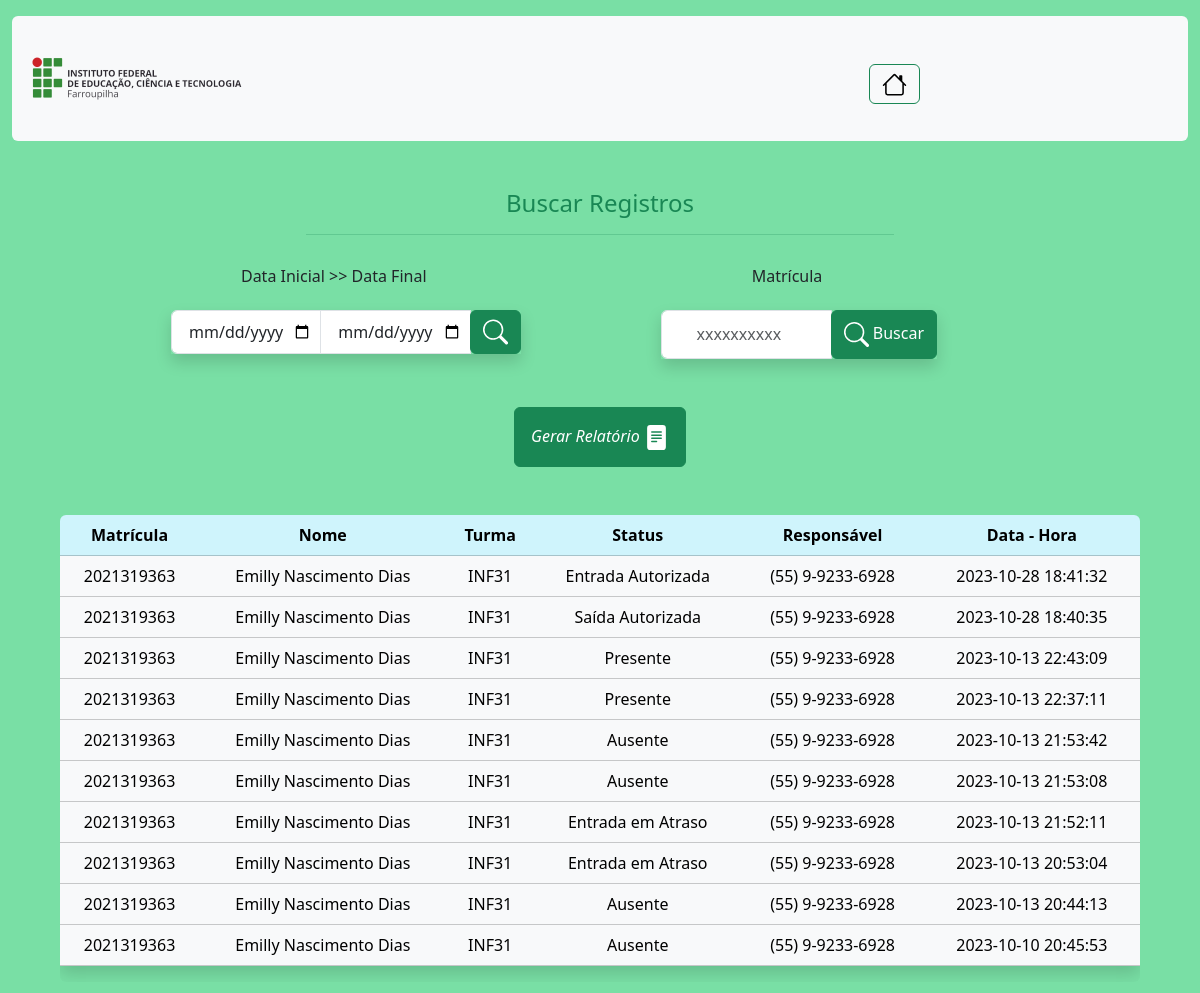
Page /Relatorio/gerar_relatorio.php?filtro=2021319363 (signed in) on the earlier database version.
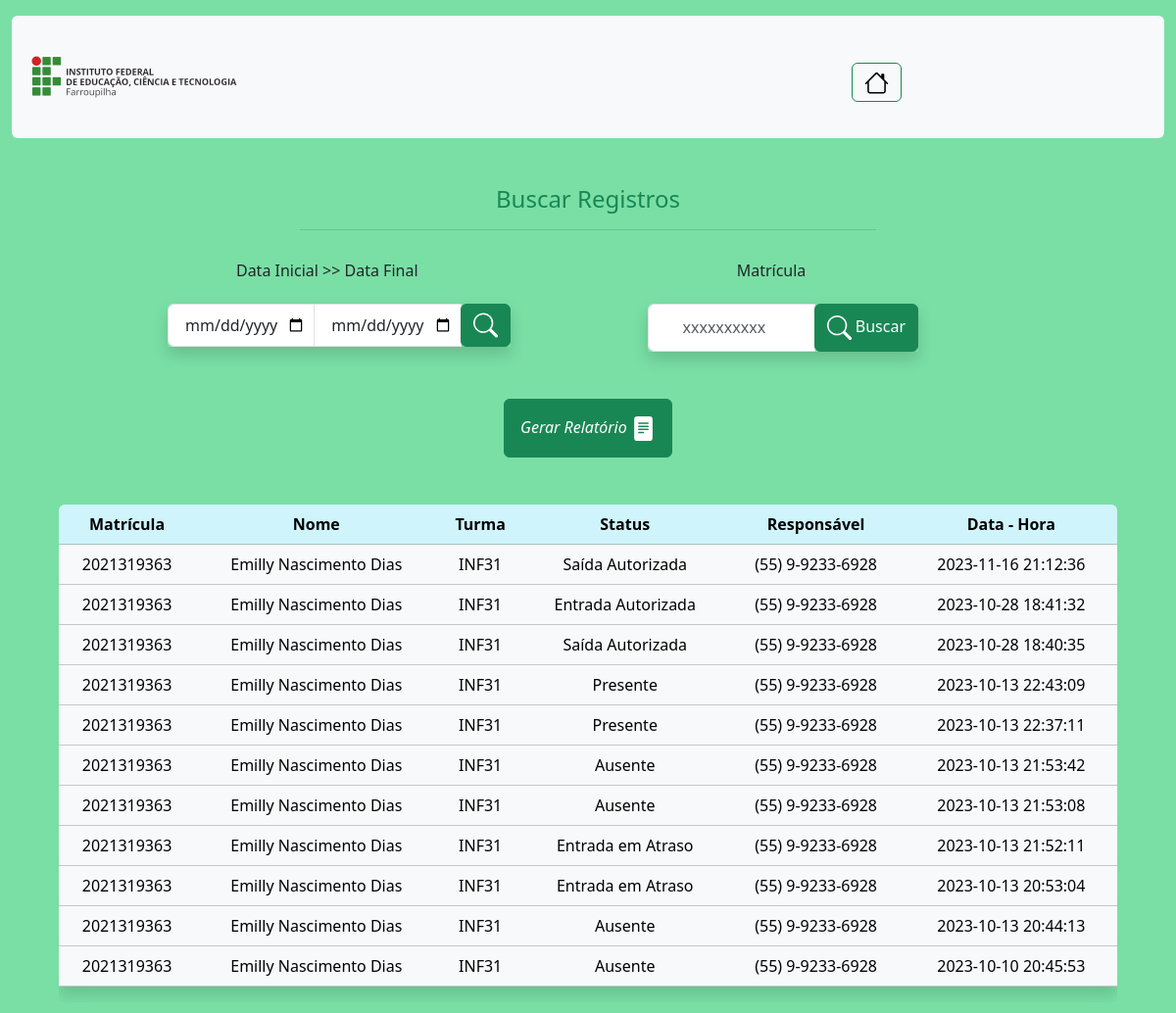
Same page on the later database version.
### tables this page shows
CREATE TABLE IF NOT EXISTS `historico` (
  `ID_historico` int NOT NULL AUTO_INCREMENT,
  `data_hr` datetime NOT NULL,
  `matricula` char(10) NOT NULL,
  `motivo` varchar(255) DEFAULT NULL,
  PRIMARY KEY (`ID_historico`),
  KEY `matricula` (`matricula`) USING BTREE
);

CREATE TABLE IF NOT EXISTS `aluno` (
  `matricula` char(10) NOT NULL,
  `nome` varchar(100) NOT NULL,
  `email` varchar(100) NOT NULL,
  `num_responsavel` varchar(16) NOT NULL,
  `foto` varchar(255) DEFAULT NULL,
  `ID_turma` int NOT NULL,
  PRIMARY KEY (`matricula`),
  KEY `ID_turma` (`ID_turma`) USING BTREE
);

CREATE TABLE IF NOT EXISTS `turma` (
  `ID_turma` int NOT NULL AUTO_INCREMENT,
  `nome_turma` char(6) NOT NULL,
  PRIMARY KEY (`ID_turma`)
);

CREATE TABLE IF NOT EXISTS `status` (
  `ID_status` int NOT NULL AUTO_INCREMENT,
  `descricao` varchar(30) NOT NULL,
  PRIMARY KEY (`ID_status`)
);

### Relatorio/gerar_relatorio.php (the view, shortened to what the changed rows need)
<!DOCTYPE HTML>
<html lang="pt-BR">
<head>
    <link href="https://cdn.jsdelivr.net/npm/bootstrap@5.3.1/dist/css/bootstrap.min.css" rel="stylesheet">
</head>
<BODY class="container-xxl text-center" style="background-color: #79dfa5;">
</BODY>
</html>
<?php
include("../config.php");
if (isset($_GET['filtro']) && !empty($_GET['filtro'])) {
    if (isset($_GET['data_inicio']) && isset($_GET['data_final']) && !empty($_GET['data_inicio']) && !empty($_GET['data_final'])) {
        $busca = $_GET['filtro'];
        $data_inicio = $_GET['data_inicio'];
        $data_final = $_GET['data_final'];
        $consulta = "SELECT * FROM historico AS hist INNER JOIN aluno AS al ON hist.matricula = al.matricula
        INNER JOIN turma AS tur ON tur.ID_turma = al.ID_turma
        INNER JOIN informa AS inf ON hist.ID_historico = inf.ID_historico
        INNER JOIN status AS stts ON inf.ID_status = stts.ID_status
        WHERE al.matricula = $busca AND hist.data_hr BETWEEN '$data_inicio' AND '$data_final' ORDER BY hist.data_hr DESC";
        $resultConsulta = $connect->query($consulta);
        $qtLinhasConsulta = $resultConsulta->num_rows;
        if ($qtLinhasConsulta > 0) {
            print "<a href='relatorio.php?filtro=$busca&data_inicio=$data_inicio&data_final=$data_final' class='text-decoration-none'><button type='button' class='btn btn-success p-5'> Gerar Relatório
                <svg xmlns='http://www.w3.org/2000/svg' width='25' height='25' fill='currentColor' class='bi bi-file-text-fill' viewBox='0 0 16 16'><path d='M12 0H4a2 2 0 0 0-2 2v12a2 2 0 0 0 2 2h8a2 2 0 0 0 2-2V2a2 2 0 0 0-2-2zM5 4h6a.5.5 0 0 1 0 1H5a.5.5 0 0 1 0-1zm-.5 2.5A.5.5 0 0 1 5 6h6a.5.5 0 0 1 0 1H5a.5.5 0 0 1-.5-.5zM5 8h6a.5.5 0 0 1 0 1H5a.5.5 0 0 1 0-1zm0 2h3a.5.5 0 0 1 0 1H5a.5.5 0 0 1 0-1z'/>
                </svg></button></a>";
            print "<div class='rounded table-responsive text-center m-5'>";
            print "<table class='table table-light table-hover shadow'>";
            print "<thead class='table-info'>";
            print "<tr>";
            print "<th> Matrícula </th>";
            print "<th> Nome </th>";
            print "<th> Turma </th>";
            print "<th> Status </th>";
            print "<th> Responsável </th>";
            print "<th> Data - Hora </th>";
            print "</tr>";
            print "</thead>";
            while ($rowCon = $resultConsulta->fetch_object()) {
                print "<tbody>";
                print "<tr>";
                print "<td>" . $rowCon->matricula . "</td>";
                print "<td>" . $rowCon->nome . "</td>";
                print "<td>" . $rowCon->nome_turma . "</td>";
                print "<td>" . $rowCon->descricao . "</td>";
                print "<td>" . $rowCon->num_responsavel . "</td>";
                print "<td>" . $rowCon->data_hr . "</td>";
                print "</tr>";
                print "</tbody>";
            }
            print "</table>";
            print "</div>";
        } else {
            print "<p class='alert alert-danger text-center m-3'>Não Foram Encontrados Resultados Para Esta Pesquisa!</p>";
        }
    } else {
        $busca = $_GET['filtro'];
        $consulta = "SELECT * FROM historico AS hist INNER JOIN aluno AS al ON hist.matricula = al.matricula
        INNER JOIN turma AS tur ON tur.ID_turma = al.ID_turma
        INNER JOIN informa AS inf ON hist.ID_historico = inf.ID_historico
        INNER JOIN status AS stts ON inf.ID_status = stts.ID_status
        WHERE al.matricula = $busca ORDER BY hist.data_hr DESC";
        $resultConsulta = $connect->query($consulta);
        $qtLinhasConsulta = $resultConsulta->num_rows;
        if ($qtLinhasConsulta > 0) {
            print "<div class='rounded table-responsive text-center m-5'>";
            print "<table class='table table-light table-hover shadow'>";
            print "<thead class='table-info'>";
            print "<tr>";
            print "<th> Matrícula </th>";
            print "<th> Nome </th>";
            print "<th> Turma </th>";
            print "<th> Status </th>";
            print "<th> Responsável </th>";
            print "<th> Data - Hora </th>";
            print "</tr>";
            print "</thead>";
            while ($rowCon = $resultConsulta->fetch_object()) {
                print "<tbody>";
                print "<tr>";
                print "<td>" . $rowCon->matricula . "</td>";
                print "<td>" . $rowCon->nome . "</td>";
                print "<td>" . $rowCon->nome_turma . "</td>";
                print "<td>" . $rowCon->descricao . "</td>";
                print "<td>" . $rowCon->num_responsavel . "</td>";
                print "<td>" . $rowCon->data_hr . "</td>";
                print "</tr>";
                print "</tbody>";
            }
            print "</table>";
            print "</div>";
        } else {
            print "<p class='alert alert-danger text-center m-3'>Não Foraram Encontrados Resultados!</p>";
        }
    }
}
?>

Differences in the rows shown:
added historico: matricula.matricula "2021319363", matricula.nome "Emilly Nascimento Dias", turma.nome_turma "INF31", status.descricao "Saída Autorizada", matricula.num_responsavel "(55) 9-9233-6928", data_hr "2023-11-16 21:12:36"
